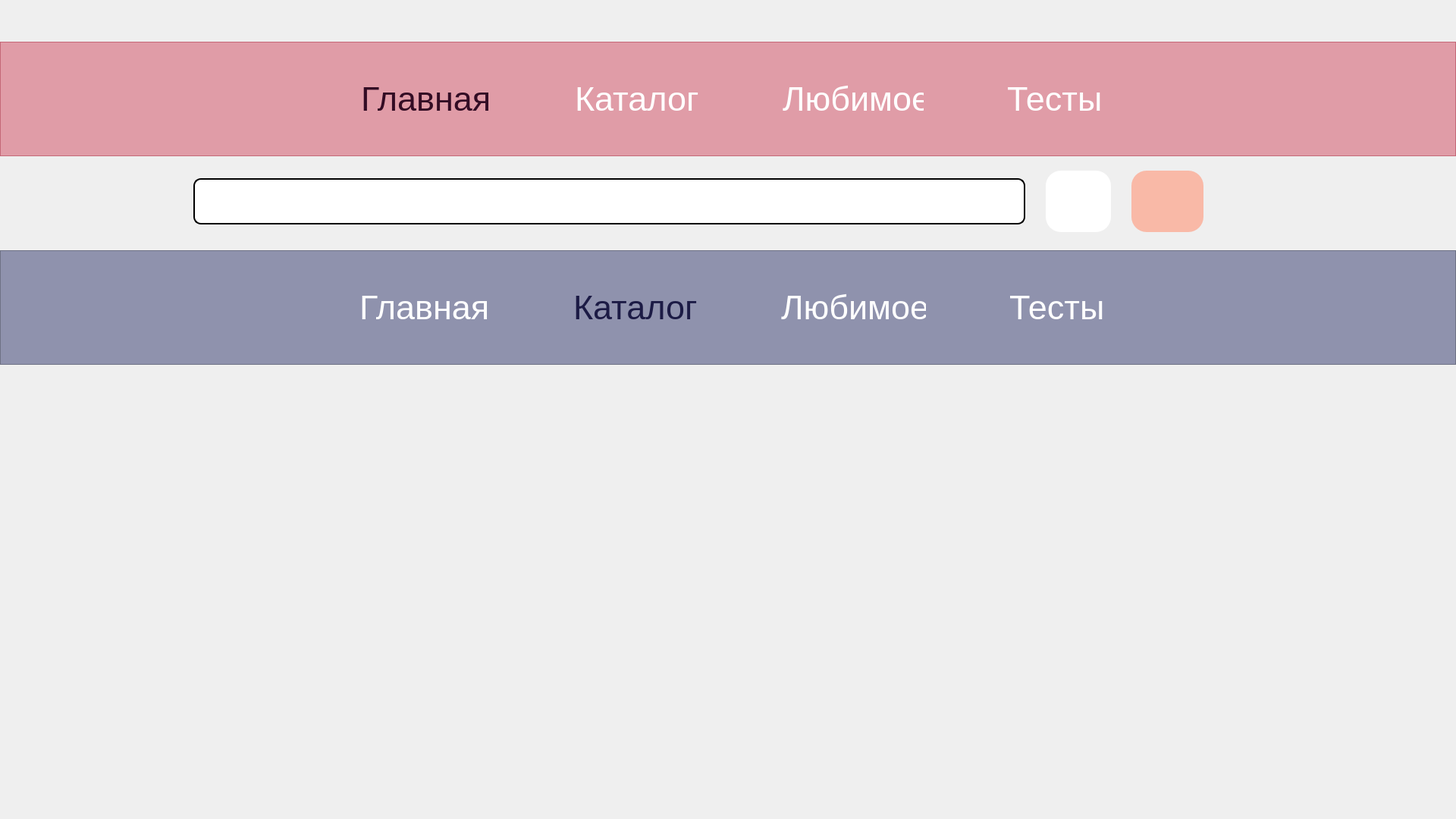
<?xml version="1.0" encoding="UTF-8"?>
<ui version="4.0">
 <class>MainWindow</class>
 <widget class="QMainWindow" name="MainWindow">
  <property name="geometry">
   <rect>
    <x>0</x>
    <y>0</y>
    <width>1920</width>
    <height>1080</height>
   </rect>
  </property>
  <property name="sizePolicy">
   <sizepolicy hsizetype="Fixed" vsizetype="Fixed">
    <horstretch>0</horstretch>
    <verstretch>0</verstretch>
   </sizepolicy>
  </property>
  <property name="windowTitle">
   <string>MainWindow</string>
  </property>
  <widget class="QWidget" name="centralwidget">
   <widget class="QLabel" name="backgroundLabel">
    <property name="geometry">
     <rect>
      <x>0</x>
      <y>0</y>
      <width>1920</width>
      <height>1080</height>
     </rect>
    </property>
    <property name="styleSheet">
     <string notr="true"/>
    </property>
    <property name="text">
     <string/>
    </property>
   </widget>
   <widget class="QLabel" name="label">
    <property name="geometry">
     <rect>
      <x>506</x>
      <y>345</y>
      <width>907</width>
      <height>540</height>
     </rect>
    </property>
    <property name="styleSheet">
     <string notr="true">QLabel {
background-image: url(:/symbols/Fantasy Vault.jpg);
    background-position: center;
    background-repeat: no-repeat;
    
}
</string>
    </property>
    <property name="text">
     <string>&lt;html&gt;&lt;head/&gt;&lt;body&gt;&lt;p align=&quot;center&quot;&gt;&lt;br/&gt;&lt;/p&gt;&lt;/body&gt;&lt;/html&gt;</string>
    </property>
   </widget>
   <widget class="QLabel" name="label_2">
    <property name="geometry">
     <rect>
      <x>1260</x>
      <y>990</y>
      <width>651</width>
      <height>71</height>
     </rect>
    </property>
    <property name="styleSheet">
     <string notr="true">QLabel {
background-image: url(:/symbols/creator_ shevtcova polina.jpg);
    background-position: center;
    background-repeat: no-repeat;
    
}</string>
    </property>
    <property name="text">
     <string/>
    </property>
   </widget>
   <widget class="QFrame" name="menuframe">
    <property name="geometry">
     <rect>
      <x>0</x>
      <y>55</y>
      <width>1920</width>
      <height>151</height>
     </rect>
    </property>
    <property name="layoutDirection">
     <enum>Qt::LayoutDirection::LeftToRight</enum>
    </property>
    <property name="styleSheet">
     <string notr="true">QFrame {
    background-color: rgba(201, 29, 55, 100); /* Цвет с прозрачностью */
}

</string>
    </property>
    <property name="frameShape">
     <enum>QFrame::Shape::StyledPanel</enum>
    </property>
    <property name="frameShadow">
     <enum>QFrame::Shadow::Raised</enum>
    </property>
    <widget class="QWidget" name="horizontalLayoutWidget">
     <property name="geometry">
      <rect>
       <x>2</x>
       <y>0</y>
       <width>1926</width>
       <height>151</height>
      </rect>
     </property>
     <layout class="QHBoxLayout" name="horizontalLayout">
      <property name="spacing">
       <number>110</number>
      </property>
      <property name="sizeConstraint">
       <enum>QLayout::SizeConstraint::SetDefaultConstraint</enum>
      </property>
      <property name="leftMargin">
       <number>474</number>
      </property>
      <property name="rightMargin">
       <number>474</number>
      </property>
      <item>
       <widget class="QLabel" name="mainlabel">
        <property name="styleSheet">
         <string notr="true">QLabel {
    font-family: url(:/fonts/Roboto_Condensed-Regular.ttf);
    font-size: 45px;
    color: #330C24;
background-color: transparent;
}

</string>
        </property>
        <property name="text">
         <string>Главная</string>
        </property>
       </widget>
      </item>
      <item>
       <widget class="QLabel" name="cataloglabel">
        <property name="styleSheet">
         <string notr="true">QLabel {
    font-family: url(:/fonts/Roboto_Condensed-Regular.ttf);
    font-size: 45px;
    color: white;
background-color: transparent;
 transition: all 0.3s ease;
}

QLabel:hover {
    color: #330C24;       /* Цвет при наведении */
}</string>
        </property>
        <property name="text">
         <string>Каталог</string>
        </property>
       </widget>
      </item>
      <item>
       <widget class="QLabel" name="favlabel">
        <property name="styleSheet">
         <string notr="true">QLabel {
    font-family: url(:/fonts/Roboto_Condensed-Regular.ttf);
    font-size: 45px;
    color: white;
background-color: transparent;
 transition: all 0.3s ease;
}

QLabel:hover {
    color: #330C24;       /* Цвет при наведении */
}

</string>
        </property>
        <property name="text">
         <string>Любимое</string>
        </property>
       </widget>
      </item>
      <item>
       <widget class="QLabel" name="testlabel">
        <property name="styleSheet">
         <string notr="true">QLabel {
    font-family: url(:/fonts/Roboto_Condensed-Regular.ttf);
    font-size: 45px;
    color: white;
background-color: transparent;
 transition: all 0.3s ease;
}

QLabel:hover {
    color: #330C24;       /* Цвет при наведении */
}</string>
        </property>
        <property name="text">
         <string>Тесты</string>
        </property>
       </widget>
      </item>
     </layout>
    </widget>
   </widget>
   <widget class="QWidget" name="widget" native="true">
    <property name="geometry">
     <rect>
      <x>-50</x>
      <y>220</y>
      <width>1969</width>
      <height>90</height>
     </rect>
    </property>
    <widget class="QWidget" name="horizontalLayoutWidget_2">
     <property name="geometry">
      <rect>
       <x>2</x>
       <y>0</y>
       <width>1941</width>
       <height>91</height>
      </rect>
     </property>
     <layout class="QHBoxLayout" name="horizontalLayout_2">
      <property name="spacing">
       <number>27</number>
      </property>
      <property name="sizeConstraint">
       <enum>QLayout::SizeConstraint::SetDefaultConstraint</enum>
      </property>
      <property name="leftMargin">
       <number>303</number>
      </property>
      <property name="rightMargin">
       <number>306</number>
      </property>
      <item>
       <widget class="QLineEdit" name="emailLineEdit">
        <property name="styleSheet">
         <string notr="true">QLineEdit {
    border: 2px solid black;
    border-radius: 10px;
    padding: 10px;
    font-size: 30px;
    font-family: 'Raleway';
    color: black;
    background-color: white;
}

</string>
        </property>
       </widget>
      </item>
      <item>
       <widget class="QPushButton" name="searchButton">
        <property name="styleSheet">
         <string notr="true">QPushButton {
    background-color: white;
    border-radius: 20px;
    width: 86px;
    height: 81px;
    border: none;
}
QPushButton:hover {
    background-color: #E6E6E6;
}
QPushButton:pressed {
    background-color: #CCCCCC;
}</string>
        </property>
        <property name="text">
         <string/>
        </property>
        <property name="icon">
         <iconset resource="resources.qrc">
          <normaloff>:/symbols/search.svg</normaloff>:/symbols/search.svg</iconset>
        </property>
        <property name="iconSize">
         <size>
          <width>71</width>
          <height>64</height>
         </size>
        </property>
       </widget>
      </item>
      <item>
       <widget class="QPushButton" name="pushButton">
        <property name="enabled">
         <bool>true</bool>
        </property>
        <property name="styleSheet">
         <string notr="true">QPushButton {
    background-color: #F9B9A7;
    border-radius: 20px;
    width: 95px;
    height: 81px;
    border: none;
}
QPushButton:hover {
    background-color: #E8A392;
}
QPushButton:pressed {
    background-color: #D48B7D;
}
</string>
        </property>
        <property name="text">
         <string/>
        </property>
        <property name="icon">
         <iconset resource="resources.qrc">
          <normaloff>:/symbols/Filter.svg</normaloff>:/symbols/Filter.svg</iconset>
        </property>
        <property name="iconSize">
         <size>
          <width>69</width>
          <height>60</height>
         </size>
        </property>
       </widget>
      </item>
     </layout>
    </widget>
   </widget>
   <widget class="QFrame" name="menuframe_2">
    <property name="geometry">
     <rect>
      <x>0</x>
      <y>330</y>
      <width>1920</width>
      <height>151</height>
     </rect>
    </property>
    <property name="sizePolicy">
     <sizepolicy hsizetype="Fixed" vsizetype="Fixed">
      <horstretch>0</horstretch>
      <verstretch>0</verstretch>
     </sizepolicy>
    </property>
    <property name="layoutDirection">
     <enum>Qt::LayoutDirection::LeftToRight</enum>
    </property>
    <property name="styleSheet">
     <string notr="true">QFrame {
    background-color: rgba(143, 146, 173, 1.0); /* Цвет с прозрачностью */
}

</string>
    </property>
    <property name="frameShape">
     <enum>QFrame::Shape::StyledPanel</enum>
    </property>
    <property name="frameShadow">
     <enum>QFrame::Shadow::Raised</enum>
    </property>
    <widget class="QWidget" name="horizontalLayoutWidget_3">
     <property name="geometry">
      <rect>
       <x>0</x>
       <y>0</y>
       <width>1931</width>
       <height>151</height>
      </rect>
     </property>
     <layout class="QHBoxLayout" name="horizontalLayout_3">
      <property name="spacing">
       <number>110</number>
      </property>
      <property name="sizeConstraint">
       <enum>QLayout::SizeConstraint::SetDefaultConstraint</enum>
      </property>
      <property name="leftMargin">
       <number>474</number>
      </property>
      <property name="rightMargin">
       <number>474</number>
      </property>
      <item>
       <widget class="QLabel" name="mainlabel_2">
        <property name="styleSheet">
         <string notr="true">QLabel {
    font-family: url(:/fonts/Roboto_Condensed-Regular.ttf);
    font-size: 45px;
    color: white;
background-color: transparent;
transition: all 0.3s ease;
}

QLabel:hover {
    color: #1C1B45;       /* Цвет при наведении */
}

</string>
        </property>
        <property name="text">
         <string>Главная</string>
        </property>
       </widget>
      </item>
      <item>
       <widget class="QLabel" name="cataloglabel_2">
        <property name="styleSheet">
         <string notr="true">QLabel {
    font-family: url(:/fonts/Roboto_Condensed-Regular.ttf);
    font-size: 45px;
    color: #1C1B45;
background-color: transparent;
 transition: all 0.3s ease;
}

</string>
        </property>
        <property name="text">
         <string>Каталог</string>
        </property>
       </widget>
      </item>
      <item>
       <widget class="QLabel" name="favlabel_2">
        <property name="styleSheet">
         <string notr="true">QLabel {
    font-family: url(:/fonts/Roboto_Condensed-Regular.ttf);
    font-size: 45px;
    color: white;
background-color: transparent;
 transition: all 0.3s ease;
}

QLabel:hover {
    color: #1C1B45;       /* Цвет при наведении */
}

</string>
        </property>
        <property name="text">
         <string>Любимое</string>
        </property>
       </widget>
      </item>
      <item>
       <widget class="QLabel" name="testlabel_2">
        <property name="styleSheet">
         <string notr="true">QLabel {
    font-family: url(:/fonts/Roboto_Condensed-Regular.ttf);
    font-size: 45px;
    color: white;
background-color: transparent;
 transition: all 0.3s ease;
}

QLabel:hover {
    color: #1C1B45;       /* Цвет при наведении */
}</string>
        </property>
        <property name="text">
         <string>Тесты</string>
        </property>
       </widget>
      </item>
     </layout>
    </widget>
   </widget>
  </widget>
 </widget>
 <resources>
  <include location="resources.qrc"/>
 </resources>
 <connections/>
</ui>
